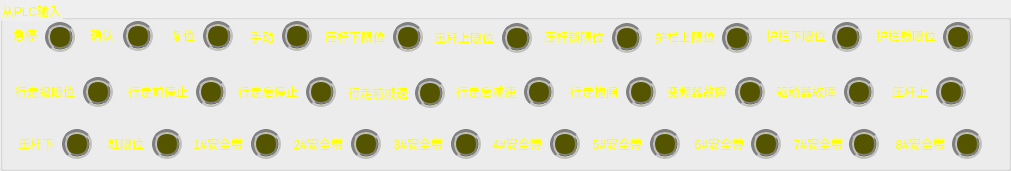
  <widget class="QGroupBox" name="plcIGroupBox">
   <property name="geometry">
    <rect>
     <x>10</x>
     <y>320</y>
     <width>1011</width>
     <height>171</height>
    </rect>
   </property>
   <property name="styleSheet">
    <string notr="true">color: rgb(255, 255, 0);</string>
   </property>
   <property name="title">
    <string>从PLC输入</string>
   </property>
   <widget class="QLabel" name="label_43">
    <property name="geometry">
     <rect>
      <x>192</x>
      <y>133</y>
      <width>51</width>
      <height>21</height>
     </rect>
    </property>
    <property name="styleSheet">
     <string notr="true">color: rgb(255, 255, 0);</string>
    </property>
    <property name="text">
     <string>1#安全带</string>
    </property>
    <property name="alignment">
     <set>Qt::AlignRight|Qt::AlignTrailing|Qt::AlignVCenter</set>
    </property>
   </widget>
   <widget class="QPushButton" name="pButton_2">
    <property name="geometry">
     <rect>
      <x>123</x>
      <y>21</y>
      <width>30</width>
      <height>30</height>
     </rect>
    </property>
    <property name="styleSheet">
     <string notr="true">border:5px groove gray;border-radius:15px;
background-color: rgb(85, 85, 0);</string>
    </property>
    <property name="text">
     <string/>
    </property>
   </widget>
   <widget class="QLabel" name="label_41">
    <property name="geometry">
     <rect>
      <x>775</x>
      <y>81</y>
      <width>61</width>
      <height>21</height>
     </rect>
    </property>
    <property name="styleSheet">
     <string notr="true">color: rgb(255, 255, 0);</string>
    </property>
    <property name="text">
     <string>驱动器故障</string>
    </property>
    <property name="alignment">
     <set>Qt::AlignRight|Qt::AlignTrailing|Qt::AlignVCenter</set>
    </property>
   </widget>
   <widget class="QLabel" name="label_37">
    <property name="geometry">
     <rect>
      <x>14</x>
      <y>81</y>
      <width>61</width>
      <height>21</height>
     </rect>
    </property>
    <property name="styleSheet">
     <string notr="true">color: rgb(255, 255, 0);</string>
    </property>
    <property name="text">
     <string>行走极限位</string>
    </property>
    <property name="alignment">
     <set>Qt::AlignRight|Qt::AlignTrailing|Qt::AlignVCenter</set>
    </property>
   </widget>
   <widget class="QPushButton" name="pButton_10">
    <property name="geometry">
     <rect>
      <x>943</x>
      <y>22</y>
      <width>30</width>
      <height>30</height>
     </rect>
    </property>
    <property name="styleSheet">
     <string notr="true">border:5px groove gray;border-radius:15px;
background-color: rgb(85, 85, 0);</string>
    </property>
    <property name="text">
     <string/>
    </property>
   </widget>
   <widget class="QPushButton" name="pButton_17">
    <property name="geometry">
     <rect>
      <x>735</x>
      <y>77</y>
      <width>30</width>
      <height>30</height>
     </rect>
    </property>
    <property name="styleSheet">
     <string notr="true">border:5px groove gray;border-radius:15px;
background-color: rgb(85, 85, 0);</string>
    </property>
    <property name="text">
     <string/>
    </property>
   </widget>
   <widget class="QPushButton" name="pButton_13">
    <property name="geometry">
     <rect>
      <x>306</x>
      <y>77</y>
      <width>30</width>
      <height>30</height>
     </rect>
    </property>
    <property name="styleSheet">
     <string notr="true">border:5px groove gray;border-radius:15px;
background-color: rgb(85, 85, 0);</string>
    </property>
    <property name="text">
     <string/>
    </property>
   </widget>
   <widget class="QLabel" name="label_25">
    <property name="geometry">
     <rect>
      <x>83</x>
      <y>24</y>
      <width>31</width>
      <height>21</height>
     </rect>
    </property>
    <property name="styleSheet">
     <string notr="true">color: rgb(255, 255, 0);</string>
    </property>
    <property name="text">
     <string>确认</string>
    </property>
    <property name="alignment">
     <set>Qt::AlignRight|Qt::AlignTrailing|Qt::AlignVCenter</set>
    </property>
   </widget>
   <widget class="QPushButton" name="pButton_19">
    <property name="geometry">
     <rect>
      <x>936</x>
      <y>77</y>
      <width>30</width>
      <height>30</height>
     </rect>
    </property>
    <property name="styleSheet">
     <string notr="true">border:5px groove gray;border-radius:15px;
background-color: rgb(85, 85, 0);</string>
    </property>
    <property name="text">
     <string/>
    </property>
   </widget>
   <widget class="QLabel" name="label_34">
    <property name="geometry">
     <rect>
      <x>347</x>
      <y>82</y>
      <width>61</width>
      <height>21</height>
     </rect>
    </property>
    <property name="styleSheet">
     <string notr="true">color: rgb(255, 255, 0);</string>
    </property>
    <property name="text">
     <string>行走前减速</string>
    </property>
    <property name="alignment">
     <set>Qt::AlignRight|Qt::AlignTrailing|Qt::AlignVCenter</set>
    </property>
   </widget>
   <widget class="QLabel" name="label_22">
    <property name="geometry">
     <rect>
      <x>164</x>
      <y>25</y>
      <width>31</width>
      <height>21</height>
     </rect>
    </property>
    <property name="styleSheet">
     <string notr="true">color: rgb(255, 255, 0);</string>
    </property>
    <property name="text">
     <string>复位</string>
    </property>
    <property name="alignment">
     <set>Qt::AlignRight|Qt::AlignTrailing|Qt::AlignVCenter</set>
    </property>
   </widget>
   <widget class="QPushButton" name="pButton_24">
    <property name="geometry">
     <rect>
      <x>451</x>
      <y>129</y>
      <width>30</width>
      <height>30</height>
     </rect>
    </property>
    <property name="styleSheet">
     <string notr="true">border:5px groove gray;border-radius:15px;
background-color: rgb(85, 85, 0);</string>
    </property>
    <property name="text">
     <string/>
    </property>
   </widget>
   <widget class="QPushButton" name="pButton_14">
    <property name="geometry">
     <rect>
      <x>415</x>
      <y>78</y>
      <width>30</width>
      <height>30</height>
     </rect>
    </property>
    <property name="styleSheet">
     <string notr="true">border:5px groove gray;border-radius:15px;
background-color: rgb(85, 85, 0);</string>
    </property>
    <property name="text">
     <string/>
    </property>
   </widget>
   <widget class="QPushButton" name="pButton_20">
    <property name="geometry">
     <rect>
      <x>62</x>
      <y>129</y>
      <width>30</width>
      <height>30</height>
     </rect>
    </property>
    <property name="styleSheet">
     <string notr="true">border:5px groove gray;border-radius:15px;
background-color: rgb(85, 85, 0);</string>
    </property>
    <property name="text">
     <string/>
    </property>
   </widget>
   <widget class="QLabel" name="label_47">
    <property name="geometry">
     <rect>
      <x>591</x>
      <y>133</y>
      <width>51</width>
      <height>21</height>
     </rect>
    </property>
    <property name="styleSheet">
     <string notr="true"/>
    </property>
    <property name="text">
     <string>5#安全带</string>
    </property>
    <property name="alignment">
     <set>Qt::AlignRight|Qt::AlignTrailing|Qt::AlignVCenter</set>
    </property>
   </widget>
   <widget class="QPushButton" name="pButton_22">
    <property name="geometry">
     <rect>
      <x>251</x>
      <y>129</y>
      <width>30</width>
      <height>30</height>
     </rect>
    </property>
    <property name="styleSheet">
     <string notr="true">border:5px groove gray;border-radius:15px;
background-color: rgb(85, 85, 0);</string>
    </property>
    <property name="text">
     <string/>
    </property>
   </widget>
   <widget class="QPushButton" name="pButton_6">
    <property name="geometry">
     <rect>
      <x>502</x>
      <y>23</y>
      <width>30</width>
      <height>30</height>
     </rect>
    </property>
    <property name="styleSheet">
     <string notr="true">border:5px groove gray;border-radius:15px;
background-color: rgb(85, 85, 0);</string>
    </property>
    <property name="text">
     <string/>
    </property>
   </widget>
   <widget class="QLabel" name="label_39">
    <property name="geometry">
     <rect>
      <x>567</x>
      <y>81</y>
      <width>51</width>
      <height>21</height>
     </rect>
    </property>
    <property name="styleSheet">
     <string notr="true">color: rgb(255, 255, 0);</string>
    </property>
    <property name="text">
     <string>行走抱闸</string>
    </property>
    <property name="alignment">
     <set>Qt::AlignRight|Qt::AlignTrailing|Qt::AlignVCenter</set>
    </property>
   </widget>
   <widget class="QPushButton" name="pButton_4">
    <property name="geometry">
     <rect>
      <x>282</x>
      <y>21</y>
      <width>30</width>
      <height>30</height>
     </rect>
    </property>
    <property name="styleSheet">
     <string notr="true">border:5px groove gray;border-radius:15px;
background-color: rgb(85, 85, 0);</string>
    </property>
    <property name="text">
     <string/>
    </property>
   </widget>
   <widget class="QLabel" name="label_32">
    <property name="geometry">
     <rect>
      <x>392</x>
      <y>133</y>
      <width>51</width>
      <height>21</height>
     </rect>
    </property>
    <property name="styleSheet">
     <string notr="true">color: rgb(255, 255, 0);</string>
    </property>
    <property name="text">
     <string>3#安全带</string>
    </property>
    <property name="alignment">
     <set>Qt::AlignRight|Qt::AlignTrailing|Qt::AlignVCenter</set>
    </property>
   </widget>
   <widget class="QLabel" name="label_23">
    <property name="geometry">
     <rect>
      <x>324</x>
      <y>26</y>
      <width>61</width>
      <height>21</height>
     </rect>
    </property>
    <property name="styleSheet">
     <string notr="true">color: rgb(255, 255, 0);</string>
    </property>
    <property name="text">
     <string>压杆下限位</string>
    </property>
    <property name="alignment">
     <set>Qt::AlignRight|Qt::AlignTrailing|Qt::AlignVCenter</set>
    </property>
   </widget>
   <widget class="QLabel" name="label_21">
    <property name="geometry">
     <rect>
      <x>543</x>
      <y>26</y>
      <width>61</width>
      <height>21</height>
     </rect>
    </property>
    <property name="styleSheet">
     <string notr="true">color: rgb(255, 255, 0);</string>
    </property>
    <property name="text">
     <string>压杆锁限位</string>
    </property>
    <property name="alignment">
     <set>Qt::AlignRight|Qt::AlignTrailing|Qt::AlignVCenter</set>
    </property>
   </widget>
   <widget class="QLabel" name="label_29">
    <property name="geometry">
     <rect>
      <x>765</x>
      <y>25</y>
      <width>61</width>
      <height>21</height>
     </rect>
    </property>
    <property name="styleSheet">
     <string notr="true">color: rgb(255, 255, 0);</string>
    </property>
    <property name="text">
     <string>护栏下限位</string>
    </property>
    <property name="alignment">
     <set>Qt::AlignRight|Qt::AlignTrailing|Qt::AlignVCenter</set>
    </property>
   </widget>
   <widget class="QPushButton" name="pButton_25">
    <property name="geometry">
     <rect>
      <x>550</x>
      <y>129</y>
      <width>30</width>
      <height>30</height>
     </rect>
    </property>
    <property name="styleSheet">
     <string notr="true">border:5px groove gray;border-radius:15px;
background-color: rgb(85, 85, 0);</string>
    </property>
    <property name="text">
     <string/>
    </property>
   </widget>
   <widget class="QPushButton" name="pButton_7">
    <property name="geometry">
     <rect>
      <x>612</x>
      <y>23</y>
      <width>30</width>
      <height>30</height>
     </rect>
    </property>
    <property name="styleSheet">
     <string notr="true">border:5px groove gray;border-radius:15px;
background-color: rgb(85, 85, 0);</string>
    </property>
    <property name="text">
     <string/>
    </property>
   </widget>
   <widget class="QLabel" name="label_30">
    <property name="geometry">
     <rect>
      <x>127</x>
      <y>81</y>
      <width>61</width>
      <height>21</height>
     </rect>
    </property>
    <property name="styleSheet">
     <string notr="true">color: rgb(255, 255, 0);</string>
    </property>
    <property name="text">
     <string>行走前停止</string>
    </property>
    <property name="alignment">
     <set>Qt::AlignRight|Qt::AlignTrailing|Qt::AlignVCenter</set>
    </property>
   </widget>
   <widget class="QPushButton" name="pButton_23">
    <property name="geometry">
     <rect>
      <x>351</x>
      <y>129</y>
      <width>30</width>
      <height>30</height>
     </rect>
    </property>
    <property name="styleSheet">
     <string notr="true">border:5px groove gray;border-radius:15px;
background-color: rgb(85, 85, 0);</string>
    </property>
    <property name="text">
     <string/>
    </property>
   </widget>
   <widget class="QPushButton" name="pButton_18">
    <property name="geometry">
     <rect>
      <x>844</x>
      <y>77</y>
      <width>30</width>
      <height>30</height>
     </rect>
    </property>
    <property name="styleSheet">
     <string notr="true">border:5px groove gray;border-radius:15px;
background-color: rgb(85, 85, 0);</string>
    </property>
    <property name="text">
     <string/>
    </property>
   </widget>
   <widget class="QPushButton" name="pButton_9">
    <property name="geometry">
     <rect>
      <x>832</x>
      <y>22</y>
      <width>30</width>
      <height>30</height>
     </rect>
    </property>
    <property name="styleSheet">
     <string notr="true">border:5px groove gray;border-radius:15px;
background-color: rgb(85, 85, 0);</string>
    </property>
    <property name="text">
     <string/>
    </property>
   </widget>
   <widget class="QPushButton" name="pButton_21">
    <property name="geometry">
     <rect>
      <x>152</x>
      <y>129</y>
      <width>30</width>
      <height>30</height>
     </rect>
    </property>
    <property name="styleSheet">
     <string notr="true">border:5px groove gray;border-radius:15px;
background-color: rgb(85, 85, 0);</string>
    </property>
    <property name="text">
     <string/>
    </property>
   </widget>
   <widget class="QPushButton" name="pButton_3">
    <property name="geometry">
     <rect>
      <x>203</x>
      <y>21</y>
      <width>30</width>
      <height>30</height>
     </rect>
    </property>
    <property name="styleSheet">
     <string notr="true">border:5px groove gray;border-radius:15px;
background-color: rgb(85, 85, 0);</string>
    </property>
    <property name="text">
     <string/>
    </property>
   </widget>
   <widget class="QLabel" name="label_38">
    <property name="geometry">
     <rect>
      <x>875</x>
      <y>25</y>
      <width>61</width>
      <height>21</height>
     </rect>
    </property>
    <property name="styleSheet">
     <string notr="true">color: rgb(255, 255, 0);</string>
    </property>
    <property name="text">
     <string>护栏锁限位</string>
    </property>
    <property name="alignment">
     <set>Qt::AlignRight|Qt::AlignTrailing|Qt::AlignVCenter</set>
    </property>
   </widget>
   <widget class="QPushButton" name="pButton_11">
    <property name="geometry">
     <rect>
      <x>83</x>
      <y>77</y>
      <width>30</width>
      <height>30</height>
     </rect>
    </property>
    <property name="styleSheet">
     <string notr="true">border:5px groove gray;border-radius:15px;
background-color: rgb(85, 85, 0);</string>
    </property>
    <property name="text">
     <string/>
    </property>
   </widget>
   <widget class="QPushButton" name="pButton_5">
    <property name="geometry">
     <rect>
      <x>393</x>
      <y>22</y>
      <width>30</width>
      <height>30</height>
     </rect>
    </property>
    <property name="styleSheet">
     <string notr="true">border:5px groove gray;border-radius:15px;
background-color: rgb(85, 85, 0);</string>
    </property>
    <property name="text">
     <string/>
    </property>
   </widget>
   <widget class="QLabel" name="label_35">
    <property name="geometry">
     <rect>
      <x>237</x>
      <y>81</y>
      <width>61</width>
      <height>21</height>
     </rect>
    </property>
    <property name="styleSheet">
     <string notr="true">color: rgb(255, 255, 0);</string>
    </property>
    <property name="text">
     <string>行走后停止</string>
    </property>
    <property name="alignment">
     <set>Qt::AlignRight|Qt::AlignTrailing|Qt::AlignVCenter</set>
    </property>
   </widget>
   <widget class="QPushButton" name="pButton_26">
    <property name="geometry">
     <rect>
      <x>650</x>
      <y>129</y>
      <width>30</width>
      <height>30</height>
     </rect>
    </property>
    <property name="styleSheet">
     <string notr="true">border:5px groove gray;border-radius:15px;
background-color: rgb(85, 85, 0);</string>
    </property>
    <property name="text">
     <string/>
    </property>
   </widget>
   <widget class="QLabel" name="label_28">
    <property name="geometry">
     <rect>
      <x>654</x>
      <y>26</y>
      <width>61</width>
      <height>21</height>
     </rect>
    </property>
    <property name="styleSheet">
     <string notr="true">color: rgb(255, 255, 0);</string>
    </property>
    <property name="text">
     <string>护栏上限位</string>
    </property>
    <property name="alignment">
     <set>Qt::AlignRight|Qt::AlignTrailing|Qt::AlignVCenter</set>
    </property>
   </widget>
   <widget class="QLabel" name="label_26">
    <property name="geometry">
     <rect>
      <x>243</x>
      <y>26</y>
      <width>31</width>
      <height>21</height>
     </rect>
    </property>
    <property name="styleSheet">
     <string notr="true">color: rgb(255, 255, 0);</string>
    </property>
    <property name="text">
     <string>手动</string>
    </property>
    <property name="alignment">
     <set>Qt::AlignRight|Qt::AlignTrailing|Qt::AlignVCenter</set>
    </property>
   </widget>
   <widget class="QPushButton" name="pButton_16">
    <property name="geometry">
     <rect>
      <x>626</x>
      <y>77</y>
      <width>30</width>
      <height>30</height>
     </rect>
    </property>
    <property name="styleSheet">
     <string notr="true">border:5px groove gray;border-radius:15px;
background-color: rgb(85, 85, 0);</string>
    </property>
    <property name="text">
     <string/>
    </property>
   </widget>
   <widget class="QLabel" name="label_46">
    <property name="geometry">
     <rect>
      <x>491</x>
      <y>133</y>
      <width>51</width>
      <height>21</height>
     </rect>
    </property>
    <property name="styleSheet">
     <string notr="true">color: rgb(255, 255, 0);</string>
    </property>
    <property name="text">
     <string>4#安全带</string>
    </property>
    <property name="alignment">
     <set>Qt::AlignRight|Qt::AlignTrailing|Qt::AlignVCenter</set>
    </property>
   </widget>
   <widget class="QLabel" name="label_40">
    <property name="geometry">
     <rect>
      <x>666</x>
      <y>81</y>
      <width>61</width>
      <height>21</height>
     </rect>
    </property>
    <property name="styleSheet">
     <string notr="true">color: rgb(255, 255, 0);</string>
    </property>
    <property name="text">
     <string>变频器故障</string>
    </property>
    <property name="alignment">
     <set>Qt::AlignRight|Qt::AlignTrailing|Qt::AlignVCenter</set>
    </property>
   </widget>
   <widget class="QPushButton" name="pButton_8">
    <property name="geometry">
     <rect>
      <x>722</x>
      <y>23</y>
      <width>30</width>
      <height>30</height>
     </rect>
    </property>
    <property name="styleSheet">
     <string notr="true">border:5px groove gray;border-radius:15px;
background-color: rgb(85, 85, 0);</string>
    </property>
    <property name="text">
     <string/>
    </property>
   </widget>
   <widget class="QLabel" name="label_44">
    <property name="geometry">
     <rect>
      <x>103</x>
      <y>133</y>
      <width>41</width>
      <height>21</height>
     </rect>
    </property>
    <property name="styleSheet">
     <string notr="true">color: rgb(255, 255, 0);</string>
    </property>
    <property name="text">
     <string>缸限位</string>
    </property>
    <property name="alignment">
     <set>Qt::AlignRight|Qt::AlignTrailing|Qt::AlignVCenter</set>
    </property>
   </widget>
   <widget class="QLabel" name="label_31">
    <property name="geometry">
     <rect>
      <x>13</x>
      <y>133</y>
      <width>41</width>
      <height>21</height>
     </rect>
    </property>
    <property name="styleSheet">
     <string notr="true">color: rgb(255, 255, 0);</string>
    </property>
    <property name="text">
     <string>压杆下</string>
    </property>
    <property name="alignment">
     <set>Qt::AlignRight|Qt::AlignTrailing|Qt::AlignVCenter</set>
    </property>
   </widget>
   <widget class="QLabel" name="label_24">
    <property name="geometry">
     <rect>
      <x>6</x>
      <y>24</y>
      <width>31</width>
      <height>21</height>
     </rect>
    </property>
    <property name="styleSheet">
     <string notr="true">color: rgb(255, 255, 0);</string>
    </property>
    <property name="text">
     <string>急停</string>
    </property>
    <property name="alignment">
     <set>Qt::AlignRight|Qt::AlignTrailing|Qt::AlignVCenter</set>
    </property>
   </widget>
   <widget class="QLabel" name="label_36">
    <property name="geometry">
     <rect>
      <x>455</x>
      <y>81</y>
      <width>61</width>
      <height>21</height>
     </rect>
    </property>
    <property name="styleSheet">
     <string notr="true">color: rgb(255, 255, 0);</string>
    </property>
    <property name="text">
     <string>行走后减速</string>
    </property>
    <property name="alignment">
     <set>Qt::AlignRight|Qt::AlignTrailing|Qt::AlignVCenter</set>
    </property>
   </widget>
   <widget class="QLabel" name="label_42">
    <property name="geometry">
     <rect>
      <x>887</x>
      <y>81</y>
      <width>41</width>
      <height>21</height>
     </rect>
    </property>
    <property name="styleSheet">
     <string notr="true">color: rgb(255, 255, 0);</string>
    </property>
    <property name="text">
     <string>压杆上</string>
    </property>
    <property name="alignment">
     <set>Qt::AlignRight|Qt::AlignTrailing|Qt::AlignVCenter</set>
    </property>
   </widget>
   <widget class="QPushButton" name="pButton_12">
    <property name="geometry">
     <rect>
      <x>196</x>
      <y>77</y>
      <width>30</width>
      <height>30</height>
     </rect>
    </property>
    <property name="styleSheet">
     <string notr="true">border:5px groove gray;border-radius:15px;
background-color: rgb(85, 85, 0);</string>
    </property>
    <property name="text">
     <string/>
    </property>
   </widget>
   <widget class="QPushButton" name="pButton_1">
    <property name="geometry">
     <rect>
      <x>45</x>
      <y>22</y>
      <width>30</width>
      <height>30</height>
     </rect>
    </property>
    <property name="styleSheet">
     <string notr="true">border:5px groove gray;border-radius:15px;
background-color: rgb(85, 85, 0);
</string>
    </property>
    <property name="text">
     <string/>
    </property>
   </widget>
   <widget class="QLabel" name="label_45">
    <property name="geometry">
     <rect>
      <x>292</x>
      <y>133</y>
      <width>51</width>
      <height>21</height>
     </rect>
    </property>
    <property name="styleSheet">
     <string notr="true">color: rgb(255, 255, 0);</string>
    </property>
    <property name="text">
     <string>2#安全带</string>
    </property>
    <property name="alignment">
     <set>Qt::AlignRight|Qt::AlignTrailing|Qt::AlignVCenter</set>
    </property>
   </widget>
   <widget class="QLabel" name="label_27">
    <property name="geometry">
     <rect>
      <x>433</x>
      <y>27</y>
      <width>61</width>
      <height>21</height>
     </rect>
    </property>
    <property name="styleSheet">
     <string notr="true">color: rgb(255, 255, 0);</string>
    </property>
    <property name="text">
     <string>压杆上限位</string>
    </property>
    <property name="alignment">
     <set>Qt::AlignRight|Qt::AlignTrailing|Qt::AlignVCenter</set>
    </property>
   </widget>
   <widget class="QPushButton" name="pButton_15">
    <property name="geometry">
     <rect>
      <x>524</x>
      <y>77</y>
      <width>30</width>
      <height>30</height>
     </rect>
    </property>
    <property name="styleSheet">
     <string notr="true">border:5px groove gray;border-radius:15px;
background-color: rgb(85, 85, 0);</string>
    </property>
    <property name="text">
     <string/>
    </property>
   </widget>
   <widget class="QLabel" name="label_48">
    <property name="geometry">
     <rect>
      <x>693</x>
      <y>133</y>
      <width>51</width>
      <height>21</height>
     </rect>
    </property>
    <property name="styleSheet">
     <string notr="true">color: rgb(255, 255, 0);</string>
    </property>
    <property name="text">
     <string>6#安全带</string>
    </property>
    <property name="alignment">
     <set>Qt::AlignRight|Qt::AlignTrailing|Qt::AlignVCenter</set>
    </property>
   </widget>
   <widget class="QPushButton" name="pButton_27">
    <property name="geometry">
     <rect>
      <x>751</x>
      <y>129</y>
      <width>30</width>
      <height>30</height>
     </rect>
    </property>
    <property name="styleSheet">
     <string notr="true">border:5px groove gray;border-radius:15px;
background-color: rgb(85, 85, 0);</string>
    </property>
    <property name="text">
     <string/>
    </property>
   </widget>
   <widget class="QPushButton" name="pButton_28">
    <property name="geometry">
     <rect>
      <x>849</x>
      <y>129</y>
      <width>30</width>
      <height>30</height>
     </rect>
    </property>
    <property name="styleSheet">
     <string notr="true">border:5px groove gray;border-radius:15px;
background-color: rgb(85, 85, 0);</string>
    </property>
    <property name="text">
     <string/>
    </property>
   </widget>
   <widget class="QLabel" name="label_49">
    <property name="geometry">
     <rect>
      <x>792</x>
      <y>133</y>
      <width>51</width>
      <height>21</height>
     </rect>
    </property>
    <property name="styleSheet">
     <string notr="true">color: rgb(255, 255, 0);</string>
    </property>
    <property name="text">
     <string>7#安全带</string>
    </property>
    <property name="alignment">
     <set>Qt::AlignRight|Qt::AlignTrailing|Qt::AlignVCenter</set>
    </property>
   </widget>
   <widget class="QPushButton" name="pButton_29">
    <property name="geometry">
     <rect>
      <x>952</x>
      <y>129</y>
      <width>30</width>
      <height>30</height>
     </rect>
    </property>
    <property name="styleSheet">
     <string notr="true">border:5px groove gray;border-radius:15px;
background-color: rgb(85, 85, 0);</string>
    </property>
    <property name="text">
     <string/>
    </property>
   </widget>
   <widget class="QLabel" name="label_50">
    <property name="geometry">
     <rect>
      <x>894</x>
      <y>133</y>
      <width>51</width>
      <height>21</height>
     </rect>
    </property>
    <property name="styleSheet">
     <string notr="true">color: rgb(255, 255, 0);</string>
    </property>
    <property name="text">
     <string>8#安全带</string>
    </property>
    <property name="alignment">
     <set>Qt::AlignRight|Qt::AlignTrailing|Qt::AlignVCenter</set>
    </property>
   </widget>
  </widget>
